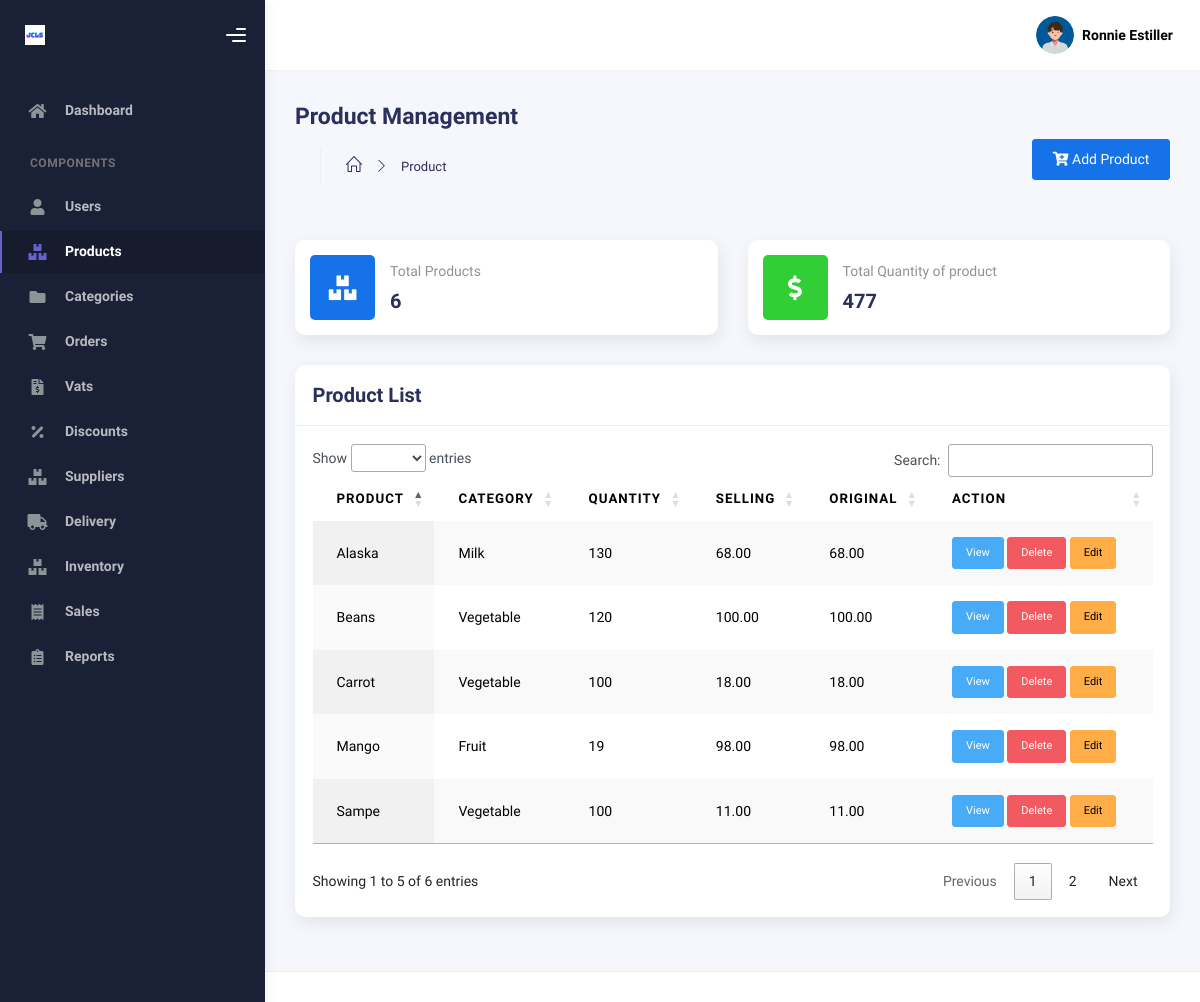
The page /product.php (signed in) on the database its author committed.
### tables this page shows
CREATE TABLE `product` (
  `id` int NOT NULL AUTO_INCREMENT,
  `prod_name` varchar(45) DEFAULT NULL,
  `prod_quantity` int DEFAULT NULL,
  `prod_price` decimal(10,2) DEFAULT NULL,
  `prod_category` int DEFAULT NULL,
  `prod_expiry` tinyint DEFAULT '0',
  `created_at` datetime DEFAULT NULL,
  `updated_at` datetime DEFAULT NULL,
  `unit` varchar(45) DEFAULT NULL,
  `vat_percent` decimal(10,2) DEFAULT NULL,
  `orig_price` decimal(10,2) DEFAULT NULL,
  `barcode` varchar(45) DEFAULT NULL,
  `description` text,
  `reason` text,
  PRIMARY KEY (`id`),
  KEY `prod_category_idx` (`prod_category`),
  CONSTRAINT `prod_category` FOREIGN KEY (`prod_category`) REFERENCES `category` (`id`) ON DELETE CASCADE ON UPDATE CASCADE
);

CREATE TABLE `category` (
  `id` int NOT NULL AUTO_INCREMENT,
  `name` varchar(45) DEFAULT NULL,
  `description` text,
  `created_at` datetime DEFAULT NULL,
  `updated_at` datetime DEFAULT NULL,
  PRIMARY KEY (`id`)
);

### product.php (the view, shortened to what this page needs)
<?php
include './php/db_conn.php';
if (isset($_SESSION['id']) && isset($_SESSION['name'])) {
?>
<!DOCTYPE html>
<html lang="en">
  <head>
      <link rel="stylesheet" href="https://cdn.datatables.net/1.13.7/css/jquery.dataTables.min.css">
    <link rel="stylesheet" href="https://cdn.datatables.net/buttons/2.4.2/css/buttons.dataTables.min.css">
    <link rel="stylesheet" href="https://cdnjs.cloudflare.com/ajax/libs/bootstrap/5.3.0/css/bootstrap.min.css">
    <link rel="stylesheet" href="assets/css/bootstrap.min.css" />
    <link rel="stylesheet" href="assets/css/plugins.min.css" />
    <link rel="stylesheet" href="assets/css/admin.min.css" />
    <link rel="stylesheet" href="assets/css/demo.css" />
  </head>
  <body>
    <div class="wrapper">
      <div class="sidebar" data-background-color="dark">
        <div class="sidebar-logo">
          <div class="logo-header" data-background-color="dark">
            <a href="dashboard.php" class="logo">
              <img
                src="assets/img/admin/logo_light.svg"
                alt="navbar brand"
                class="navbar-brand"
                height="20"
              />
            </a>
            <div class="nav-toggle">
              <button class="btn btn-toggle toggle-sidebar">
                <i class="gg-menu-right"></i>
              </button>
            </div>
          </div>
        </div>
        <div class="sidebar-wrapper scrollbar scrollbar-inner">
          <div class="sidebar-content">
          <ul class="nav nav-secondary">
              <li class="nav-item">
                <a href="dashboard.php">
                  <i class="fas fa-home"></i>
                  <p>Dashboard</p>
                </a>
              </li>
              <li class="nav-section">
                <h4 class="text-section">Components</h4>
              </li>
              <li class="nav-item ">
                <a href="user.php">
                <i class="fas fa-user"></i>
                  <p>Users</p>
                </a>
              </li>
              <li class="nav-item active">
                <a href="product.php">
                  <i class="fas fa-boxes"></i>
                  <p>Products</p>
                </a>
              </li>
              <li class="nav-item">
                <a href="category.php">
                <i class="fas fa-folder"></i>
                  <p>Categories</p>
                </a>
              </li>
              <li class="nav-item">
                <a href="orders.php">
                  <i class="fas fa-shopping-cart"></i>
                  <p>Orders</p>
                </a>
              </li>
              <li class="nav-item ">
                <a href="vat.php">
                <i class="fas fa-file-invoice-dollar"></i>
                  <p>Vats</p>
                </a>
              </li>
              <li class="nav-item">
                <a href="discount.php">
                <i class="fas fa-percentage"></i>
                  <p>Discounts</p>
                </a>
              </li>
              <li class="nav-item">
                <a href="supplier.php">
                  <i class="fas fa-boxes"></i>
                  <p>Suppliers</p>
                </a>
              </li>
              <li class="nav-item">
                <a  href="delivery.php">
                  <i class="fas fa-truck"></i>
                  <p>Delivery</p>
                </a>
              </li>
              <li class="nav-item">
                <a  href="inventory.php">
                  <i class="fas fa-boxes"></i>
                  <p>Inventory</p>
                </a>
              </li>
              <li class="nav-item">
                <a  href="sales.php">
                  <i class="fas fa-receipt"></i>
                  <p>Sales</p>
                </a>
              </li>
              <li class="nav-item">
                <a  href="reports.php">
                  <i class="fas fa-clipboard-list"></i>
                  <p>Reports</p>
                </a>
              </li>
            </ul>
          </div>
        </div>
      </div>
      <div class="main-panel">
        <div class="main-header">
          <?php include 'nav.php'; ?>
        </div>
        <div class="container">
          <div class="page-inner">
            <div class="d-flex align-items-left align-items-md-center flex-column flex-md-row pt-2 pb-4">
              <div>
                <h3 class="fw-bold mb-3">Product Management</h3>
                <div class="page-header">
                  <ul class="breadcrumbs mb-3">
                    <li class="nav-home">
                      <a href="#">
                        <i class="icon-home"></i>
                      </a>
                    </li>
                    <li class="separator">
                      <i class="icon-arrow-right"></i>
                    </li>
                    <li class="nav-item">
                      <a href="#">Product</a>
                    </li>
                  </ul>
                </div>
              </div>
              <div class="ms-md-auto py-2 py-md-0">
                <a href="./product/product_add.php" class="btn btn-primary "><i class="fas fa-cart-plus"></i> Add Product</a>
              </div>
            </div>
            <div class="row">
              <div class="col-sm-6 col-md-6">
                <div class="card card-stats card-round">
                  <div class="card-body">
                    <div class="row align-items-center">
                      <div class="col-icon">
                        <div
                          class="icon-big text-center icon-primary bubble-shadow-small"
                        >
                          <i class="fas fa-boxes"></i>
                        </div>
                      </div>
                      <div class="col col-stats ms-3 ms-sm-0">
                        <div class="numbers">
                          <p class="card-category">Total Products</p>
                          <h4 class="card-title">
                            <?php
                              $sql = "SELECT COUNT(*) FROM product";
                              $result = mysqli_query($conn, $sql);
                              $row = mysqli_fetch_array($result);
                              if ($row[0] != NULL) {
                                echo $row[0];
                              }
                              else {
                                echo "No product available";
                              }
                           ?>
                          </h4>
                        </div>
                      </div>
                    </div>
                  </div>
                </div>
              </div>
              <div class="col-sm-6 col-md-6">
                <div class="card card-stats card-round">
                  <div class="card-body">
                    <div class="row align-items-center">
                      <div class="col-icon">
                        <div
                          class="icon-big text-center icon-success bubble-shadow-small"
                        >
                          <i class="fas fa-dollar-sign"></i>
                        </div>
                      </div>
                      <div class="col col-stats ms-3 ms-sm-0">
                        <div class="numbers">
                          <p class="card-category">Total Quantity of product</p>
                          <h4 class="card-title">
                            <?php
                            $sql = "SELECT SUM(prod_quantity) FROM product";
                            $result = mysqli_query($conn, $sql);
                            $row = mysqli_fetch_array($result);
                            if ($row[0] != NULL) {
                              echo $row[0];
                            }
                            else {
                              echo "No data available";
                            }
                            ?>
                          </h4>
                        </div>
                      </div>
                    </div>
                  </div>
                </div>
              </div>
            </div>
            <div class="row">
              <div class="col-md-12">
                <div class="card">
                  <div class="card-header">
                    <h4 class="card-title">Product List</h4>
                  </div>
                  <div class="card-body">
                    <div class="table-responsive">
                      <table id="multi-filter-select" class="display table table-striped table-hover">
                      <thead>
                          <tr>
                            <th>Product</th>
                            <th>Category</th>
                            <th>Quantity</th>
                            <th>Selling </th>
                            <th>Original </th>
                            <th>Action</th>
                          </tr>
                        </thead>
                        <tbody>
                        <?php
                            $sql = "Select * from `product`";
                            $result = mysqli_query($conn, $sql);
                            if ($result) {
                                while ($row = mysqli_fetch_assoc($result)) {
                                    $id = $row['id'];
                                    $prod_name = $row['prod_name'];
                                    $prod_category = $row['prod_category'];
                                    $prod_quantity = $row['prod_quantity'];
                                    $prod_price = $row['prod_price'];
                                    $prod_orig_price = $row['orig_price'];
                                    $sql_category = "SELECT * FROM `category` WHERE id = $prod_category";
                                    $result_category = mysqli_query($conn, $sql_category);
                                    $row_category = mysqli_fetch_assoc($result_category);
                                    echo '<tr>
                                    <td>' . $prod_name . '</td>
                                    <td>'. $row_category['name'] .'</td>
                                    <td>'. $prod_quantity .'</td>
                                    <td>'. $prod_price .'</td>
                                    <td>'. $prod_orig_price .'</td>
                                    <td>
                                        <a href="./product/product_view.php?id='. $id .'" class="btn btn-info btn-sm">View</a>
                                        <a href="./product/delete.php?id=' . $id . '" class="btn btn-danger btn-sm">Delete</a>
                                        <a href="./product/product_edit.php?id='. $id .'" class="btn btn-warning btn-sm">Edit</a>
                                    </td>
                                </tr>';
                            ?>
                            <?php
                                }
                            }
                            ?>
                        </tbody>
                      </table>
                    </div>
                  </div>
                </div>
              </div>
            </div>
          </div>
        </div>
        <footer class="footer">
        </footer>
      </div>
    </div>
  </body>
</html>
<?php
} else {
    header("Location: index.php");
    exit();
}
?>

### rows shown on the page
product: prod_name "Sampe", prod_category.name "Vegetable", prod_quantity "100", prod_price "11.00", orig_price "11.00"
product: prod_name "Beans", prod_category.name "Vegetable", prod_quantity "120", prod_price "100.00", orig_price "100.00"
product: prod_name "Alaska", prod_category.name "Milk", prod_quantity "130", prod_price "68.00", orig_price "68.00"
product: prod_name "Mango", prod_category.name "Fruit", prod_quantity "19", prod_price "98.00", orig_price "98.00"
product: prod_name "Carrot", prod_category.name "Vegetable", prod_quantity "100", prod_price "18.00", orig_price "18.00"

### other values the page prints
$_SESSION['name'] "Ronnie"
$_SESSION['last_name'] "Estiller"
$row[0] "6"
$row[0] "477"
